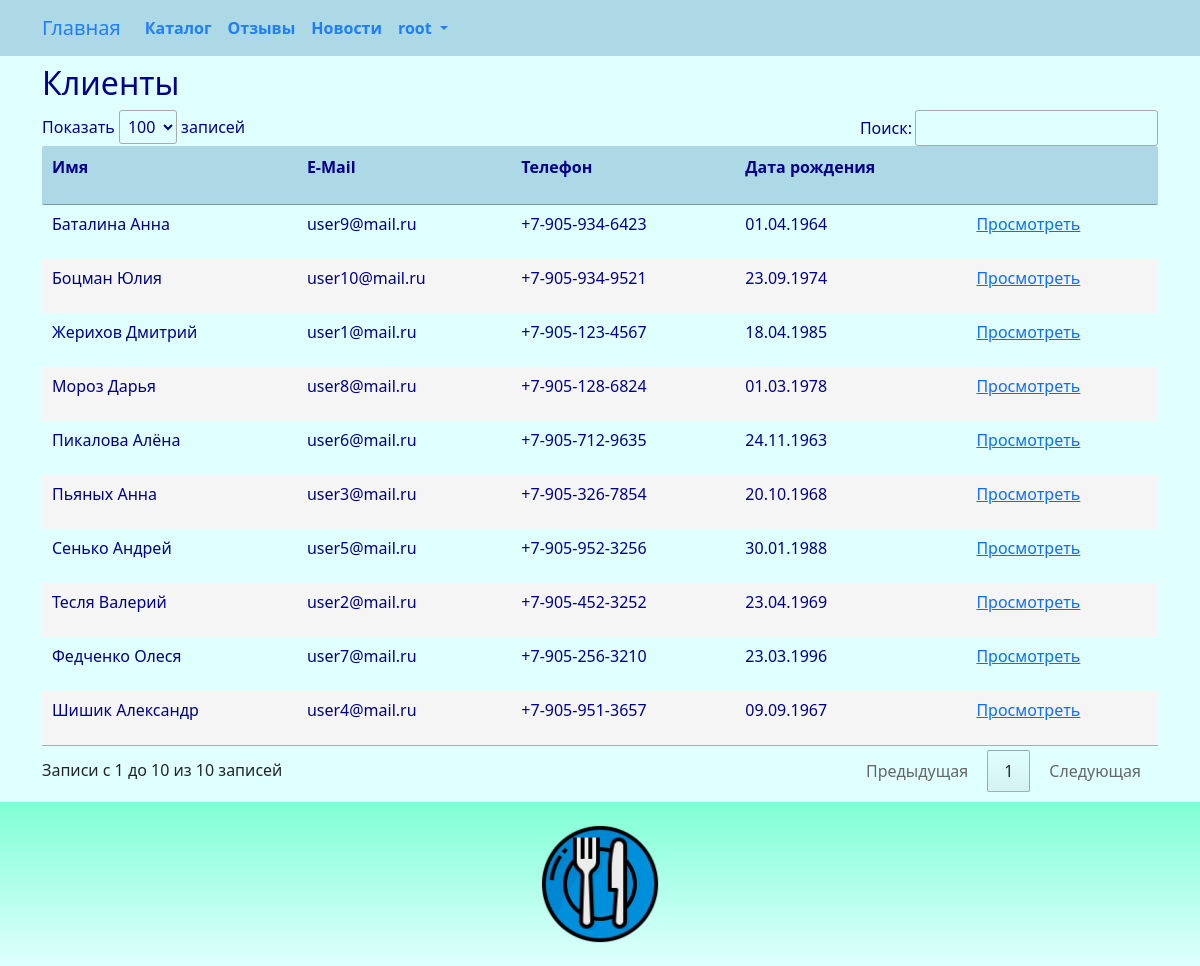
Before: /client/index/ (signed in) with the older database file.
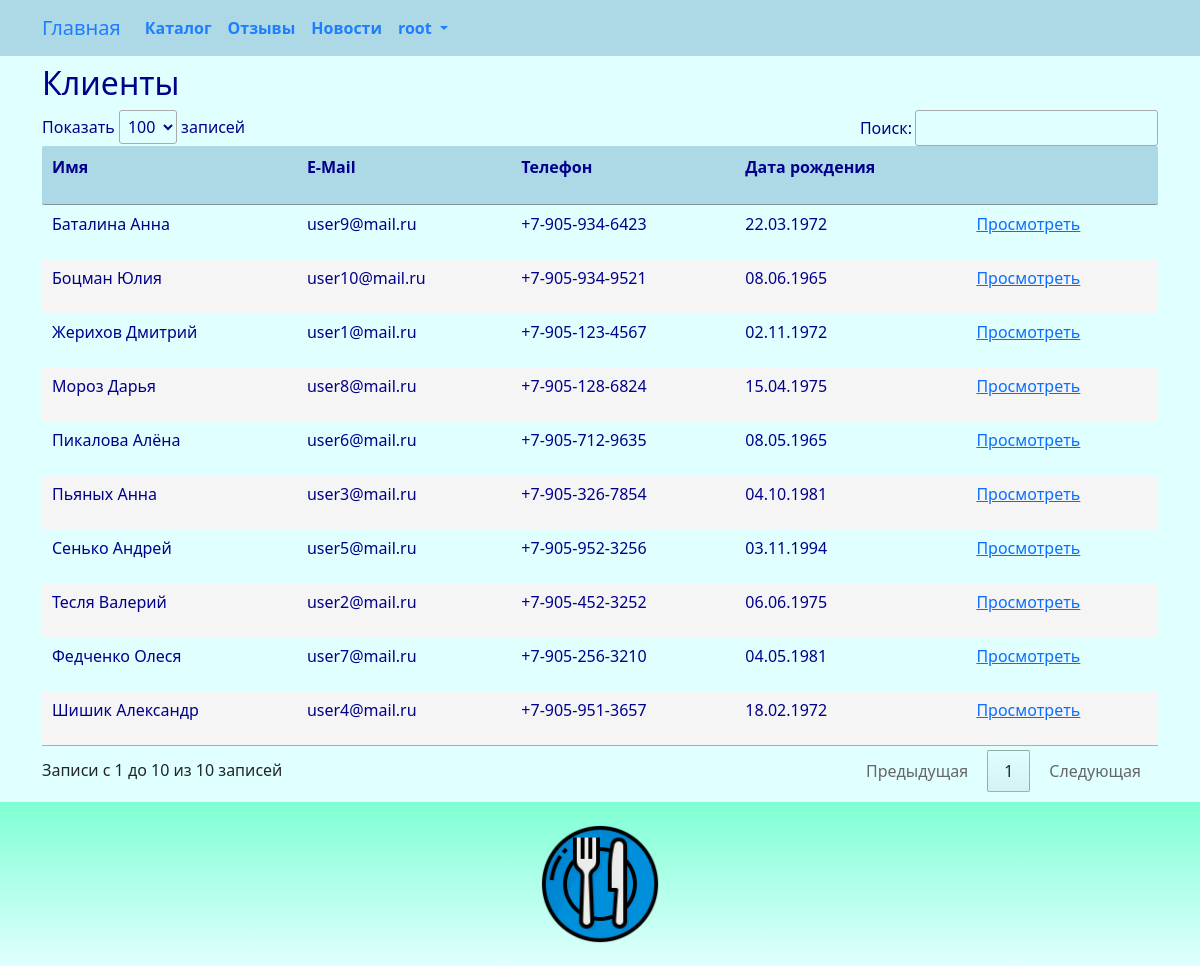
After: the same page with the newer database file.
### star/models.py (models this page shows, shortened)
class Client(models.Model):
    email = models.CharField(_('client_email'), max_length=128)
    password = models.CharField(_('password'), max_length=128)
    name = models.CharField(_('client_name'), max_length=128)
    phone = models.CharField(_('client_phone'), max_length=32)
    birthday = models.DateTimeField(_('birthday'))
    class Meta:
        db_table = 'client'
        indexes = [
            models.Index(fields=['email']),
            models.Index(fields=['name']),
        ]
        ordering = ['name']

### star/views.py (the view)
# urls.py: path('client/index/', views.client_index, name='client_index'),
@login_required
@group_required("Managers")
def client_index(request):
    try:
        client = Client.objects.all().order_by('name')
        return render(request, "client/index.html", {"client": client,})
    except Exception as exception:
        print(exception)
        return HttpResponse(exception)

### star/views.py (called while the page is built)
def group_required(*group_names):
    def in_groups(u):
        if u.is_authenticated:
            if bool(u.groups.filter(name__in=group_names)) | u.is_superuser:
                return True
        return False
    return user_passes_test(in_groups, login_url='403')

### templates/client/index.html (shortened to what this page needs)
{% extends "base.html" %}
{% load i18n %}
{% block content %}
<h2>{% trans "clients" %}</h2>
{% if client.count > 0 %}
<div class="row">
	<table id="myTable" class="table-manager" style="width:100%">
		<thead>
			<tr>
				<th><p>{% trans "name" %}</p></th>
				<th><p>{% trans "email" %}</p></th>
				<th><p>{% trans "phone" %}</p></th>
				<th><p>{% trans "birthday" %}</p></th>
				<th><p></p></th>
			</tr>
		</thead>
		<tbody>
			{% for n in client %}
			<tr>
				<td>
					<p>{{ n.name }}</p>
				</td>
				<td>
					<p>{{ n.email }}</p>
				</td>
				<td>
					<p>{{ n.phone }}</p>
				</td>
				<td>
					<p>{{ n.birthday | date:"d.m.Y" }}</p>
				</td>
				<td>
					<p>
					<a href="{% url 'client_read' n.id %}">{% trans "View" %}</a>
					</p>
				</td>
			</tr>
			{% endfor %}
		</tbody>
	</table>
</div>
{% endif %}
{% endblock content %}

Changed rows visible on the page:
changed Client "Баталина Анна": birthday "01.04.1964" → "22.03.1972"
changed Client "Боцман Юлия": birthday "23.09.1974" → "08.06.1965"
changed Client "Жерихов Дмитрий": birthday "18.04.1985" → "02.11.1972"
changed Client "Мороз Дарья": birthday "01.03.1978" → "15.04.1975"
changed Client "Пикалова Алёна": birthday "24.11.1963" → "08.05.1965"
changed Client "Пьяных Анна": birthday "20.10.1968" → "04.10.1981"
changed Client "Сенько Андрей": birthday "30.01.1988" → "03.11.1994"
changed Client "Тесля Валерий": birthday "23.04.1969" → "06.06.1975"
changed Client "Федченко Олеся": birthday "23.03.1996" → "04.05.1981"
changed Client "Шишик Александр": birthday "09.09.1967" → "18.02.1972"
